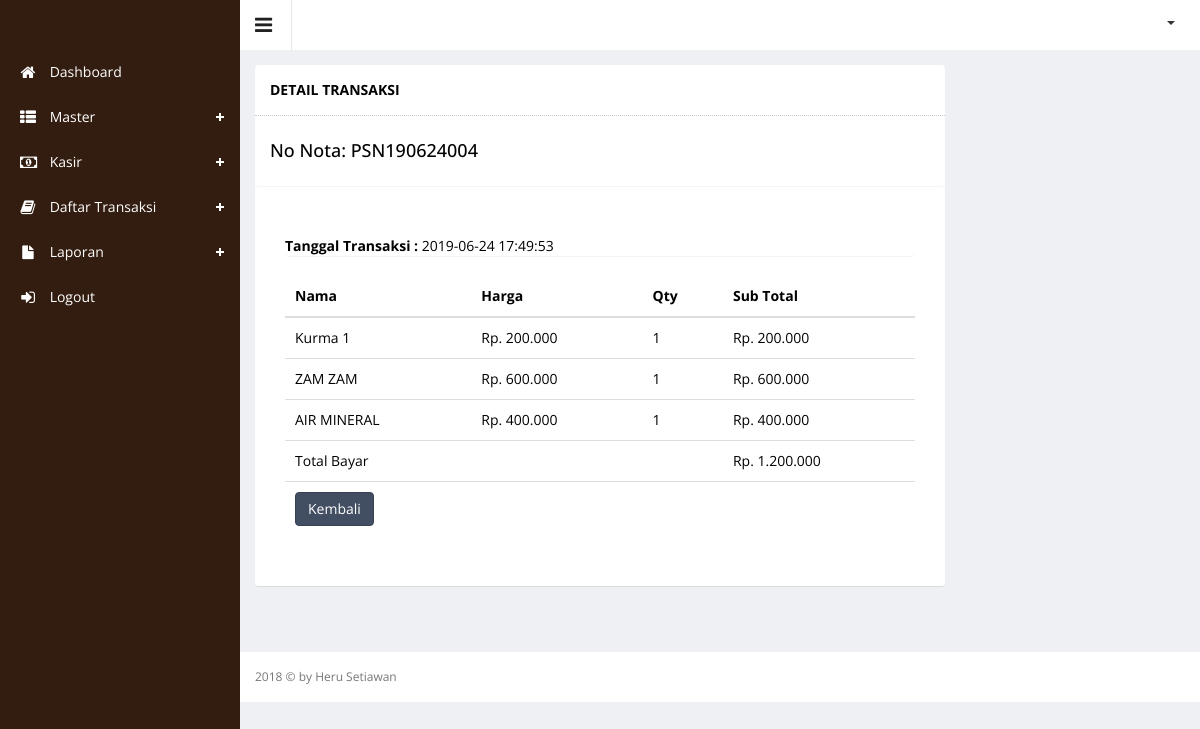
The page /index.php?hal=detail_transaksi_langsung&id_orders=PSN190624004 (signed in) on the database its author committed.
### tables this page shows
CREATE TABLE `orders_detail` (
  `id_orders` varchar(50) NOT NULL,
  `product_id` int(5) NOT NULL,
  `jumlah` int(5) NOT NULL,
  `tgl_order` datetime NOT NULL,
  `jam_order` time NOT NULL
);

CREATE TABLE `barang` (
  `id` int(11) NOT NULL,
  `kdbrg` varchar(50) NOT NULL,
  `nmbrg` varchar(100) NOT NULL,
  `harga` int(11) NOT NULL,
  `stock` int(11) NOT NULL,
  `tanggal` datetime NOT NULL,
  `category_id` int(11) NOT NULL,
  `id_satuan` int(11) NOT NULL
);

### detail_transaksi_langsung.php (the view, shortened to what this page needs)
<?php
include 'config.php';
$id_orders = $_GET['id_orders'];
$queryRowProduct = $connect->query("SELECT orders_detail.id_orders, orders_detail.product_id, orders_detail.jumlah, orders_detail.tgl_order, barang.id, barang.nmbrg, barang.harga
    FROM orders_detail JOIN barang ON orders_detail.product_id = barang.id
    WHERE id_orders = '$id_orders'
    ");
$queryRowProduct2 = $connect->query("SELECT orders_detail.id_orders, orders_detail.product_id, orders_detail.jumlah, orders_detail.tgl_order, barang.id, barang.nmbrg, barang.harga
    FROM orders_detail JOIN barang ON orders_detail.product_id = barang.id
    WHERE id_orders = '$id_orders'
    ");
 $rowProduct = mysqli_fetch_array($queryRowProduct2);
 ?>
        <div class="wrapper">
            <div class="row">
               <div class="col-md-9">
                <section class="panel">
                <header class="panel-heading">
                           DETAIL TRANSAKSI
                        </header>
            <div class="panel">
                <div class="panel-body">
                    <h4 align="left">No Nota: <?=$id_orders;?> </h4>
                </div>
            </div>
            <div class="panel">
                <div class="panel-body">
                    <div class="blog-post">
                        <div class="media">
                            <div class="panel-body">
                                <div class="panel">
                                        <p align="left"><b>Tanggal Transaksi :</b>  <?=$rowProduct['tgl_order'];?> </p>
                                </div>
                                <table class="table">
                                    <thead>
                                    <tr>
                                        <th>Nama</th>
                                        <th>Harga</th>
                                        <th>Qty</th>
                                        <th>Sub Total</th>
                                    </tr>
                                    </thead>
                                    <tbody>
                                <?php
                                   $total = 0;
                                    while ($data = mysqli_fetch_array($queryRowProduct)) {
                                        $sub_total = $data['harga'] * $data['jumlah'];
                                        $total += $sub_total;
                                        ?>
                                        <tr>
                                            <td>
                                                <?=$data['nmbrg'] ?></td>
                                            <td>
                                                Rp. <?php echo number_format($data['harga'], 0, ',', '.'); ?></td>
                                            <td><?php echo $data['jumlah']; ?></td>
                                            <td>Rp. <?php echo number_format($sub_total, 0, ',', '.'); ?></td>
                                        </tr>
                                    <?php }
                                    ?>
                                    <tr>
                                        <td colspan="3">
                                            Total Bayar
                                        </td>
                                        <td>Rp.
                                            <?php echo number_format($total, 0, ',', '.'); ?>
                                        </td>
                                    </tr>
                                         <tr>
                                        <td colspan="4" align="reight">
                                        <a href="index.php?hal=transaksi_langsung"
                                         <button class="btn btn-primary" type="submit" >
                                                 Kembali
                                        </a>
                                        </td>
                                    </tr>
                                    </tbody>
                                </table>
                            </div>
                        </div>
                    </div>
                </div>
            </div>
        </section>
        </div>
            </div>
        </div>

### rows shown on the page
orders_detail: tgl_order "2019-06-24 17:49:53", barang.nmbrg "Kurma 1", barang.harga "200.000", jumlah "1", jumlah.harga "200.000"
orders_detail: barang.nmbrg "ZAM ZAM", barang.harga "600.000", jumlah "1", jumlah.harga "600.000"
orders_detail: barang.nmbrg "AIR MINERAL", barang.harga "400.000", jumlah "1", jumlah.harga "400.000"

### other values the page prints
$id_orders "PSN190624004"
$total "1.200.000"
